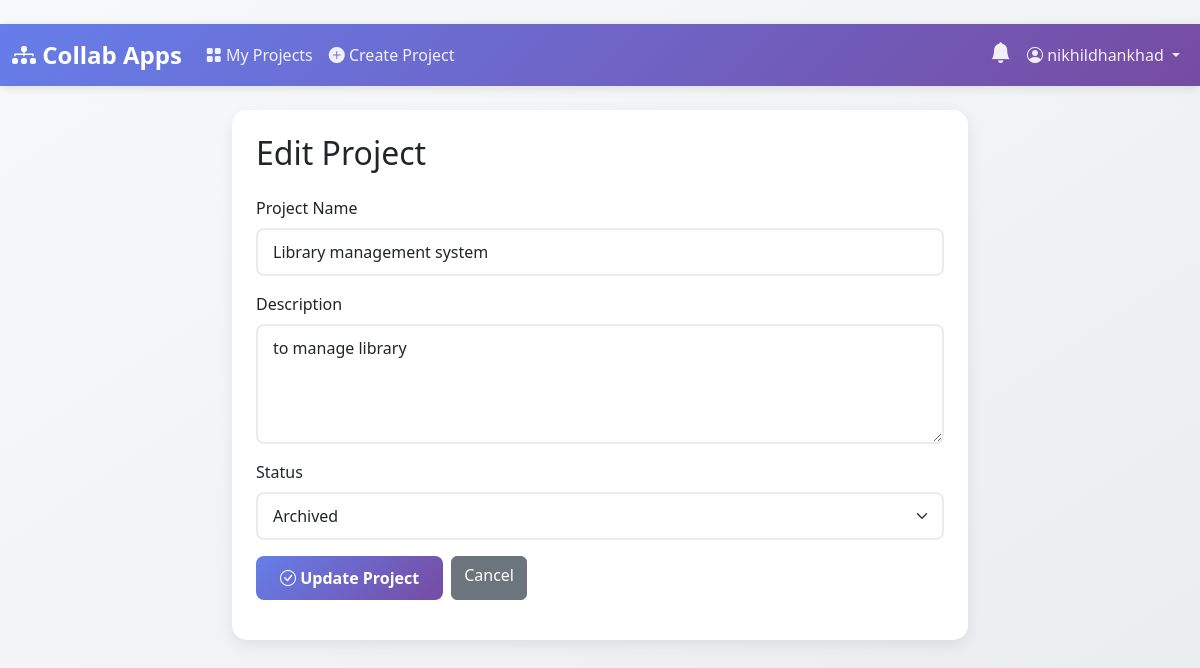
The page /projects/1/edit/ (signed in) on the database as committed earlier.
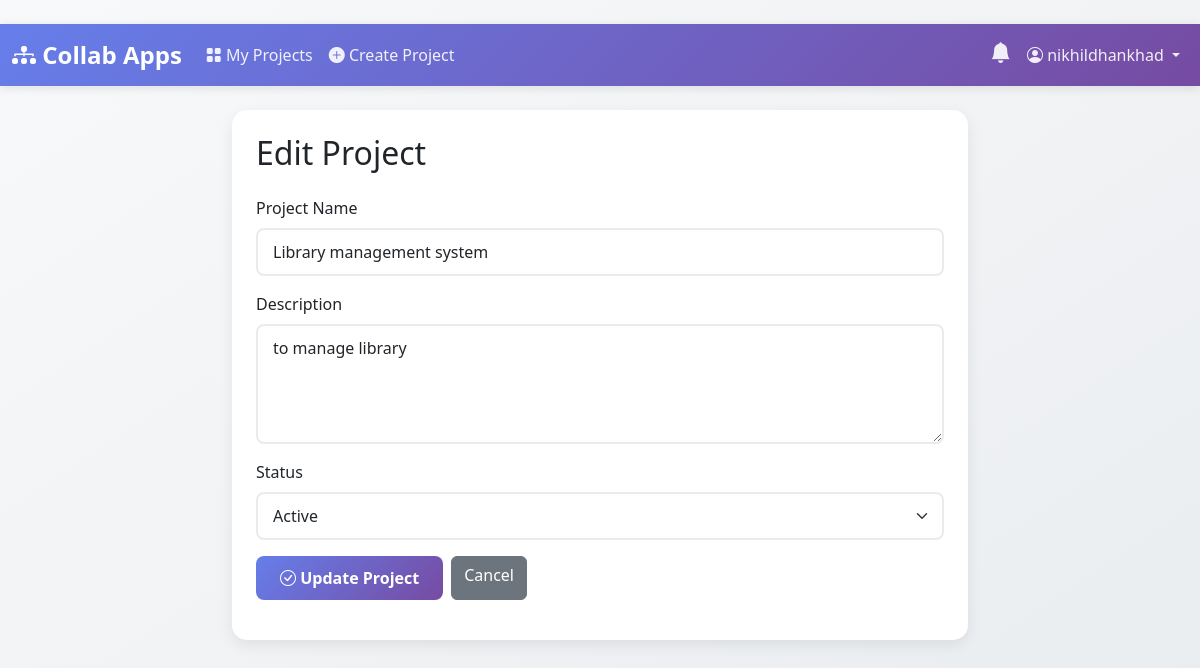
The same page on the database as committed later.
### projects/models.py (models this page shows, shortened)
class Project(models.Model):
    STATUS_CHOICES = [
        ('active', 'Active'),
        ('archived', 'Archived'),
        ('completed', 'Completed'),
    ]
    name = models.CharField(max_length=200)
    description = models.TextField()
    owner = models.ForeignKey(User, on_delete=models.CASCADE, related_name='owned_projects')
    status = models.CharField(max_length=20, choices=STATUS_CHOICES, default='active')
    created_at = models.DateTimeField(auto_now_add=True)
    updated_at = models.DateTimeField(auto_now=True)
    members = models.ManyToManyField(User, through='ProjectMembership', related_name='projects')
    class Meta:
        ordering = ['-created_at']

### projects/views.py (the view, shortened to what this page needs)
# urls.py: path('<int:pk>/edit/', views.ProjectUpdateView.as_view(), name='project_update'),
class ProjectUpdateView(ProjectOwnerRequiredMixin, UpdateView):
    model = Project
    form_class = ProjectForm
    template_name = 'projects/project_form.html'

### projects/forms.py
class ProjectForm(forms.ModelForm):
    class Meta:
        model = Project
        fields = ['name', 'description', 'status']
        widgets = {
            'name': forms.TextInput(attrs={
                'class': 'form-control',
                'placeholder': 'Enter project name'
            }),
            'description': forms.Textarea(attrs={
                'class': 'form-control',
                'rows': 4,
                'placeholder': 'Describe your project...'
            }),
            'status': forms.Select(attrs={
                'class': 'form-select'
            }),
        }

### core/mixins.py (called while the page is built)
    def dispatch(self, request, *args, **kwargs):
        project_pk = kwargs.get('pk') or kwargs.get('project_pk')
        if project_pk:
            project = get_object_or_404(Project, pk=project_pk)
            if not is_project_owner(request.user, project):
                messages.error(request, f'You do not have permission to perform this action. Only the project owner can do this.')
                return redirect('project_detail', pk=project.pk)
        return super().dispatch(request, *args, **kwargs)

### projects/permissions.py (called while the page is built)
def is_project_owner(user, project):
    return project.owner == user

### templates/projects/project_form.html (shortened to what this page needs)
{% extends 'base.html' %}
{% block content %}
<div class="row justify-content-center">
    <div class="col-md-8">
        <div class="card">
            <div class="card-body p-4">
                <h2 class="mb-4">{% if object %}Edit Project{% else %}Create New Project{% endif %}</h2>
                <form method="post">
                    <div class="mb-3">
                        <label for="{{ form.name.id_for_label }}" class="form-label">Project Name</label>
                        {{ form.name }}
                    </div>
                    <div class="mb-3">
                        <label for="{{ form.description.id_for_label }}" class="form-label">Description</label>
                        {{ form.description }}
                    </div>
                    <div class="mb-3">
                        <label for="{{ form.status.id_for_label }}" class="form-label">Status</label>
                        {{ form.status }}
                    </div>
                    <div class="d-flex gap-2">
                        <button type="submit" class="btn btn-primary">
                            <i class="bi bi-check-circle"></i> {% if object %}Update{% else %}Create{% endif %} Project
                        </button>
                        <a href="{% if object %}{% url 'project_detail' object.pk %}{% else %}{% url 'dashboard' %}{% endif %}"
                            class="btn btn-secondary">
                            Cancel
                        </a>
                    </div>
                </form>
            </div>
        </div>
    </div>
</div>
{% endblock %}

Rows that differ between the two databases and show on the page:
changed Project "Library management system": status "Archived" → "Active"
